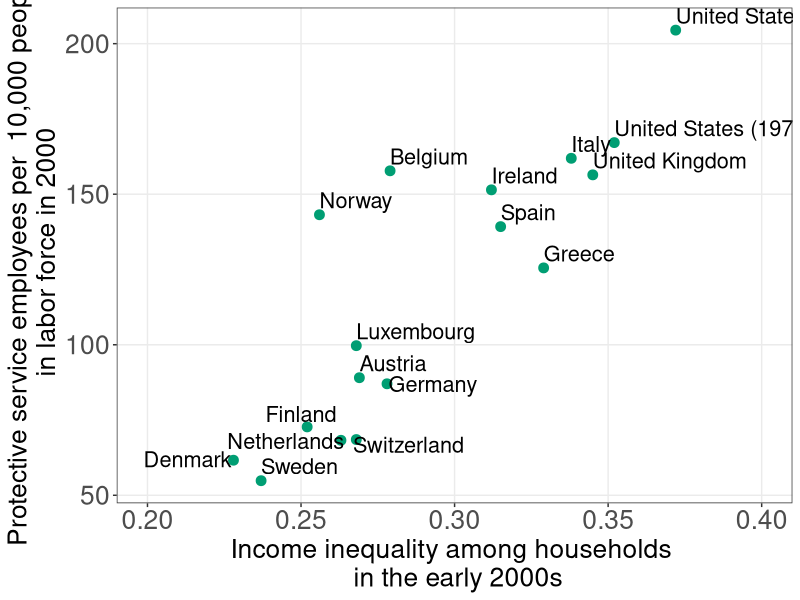
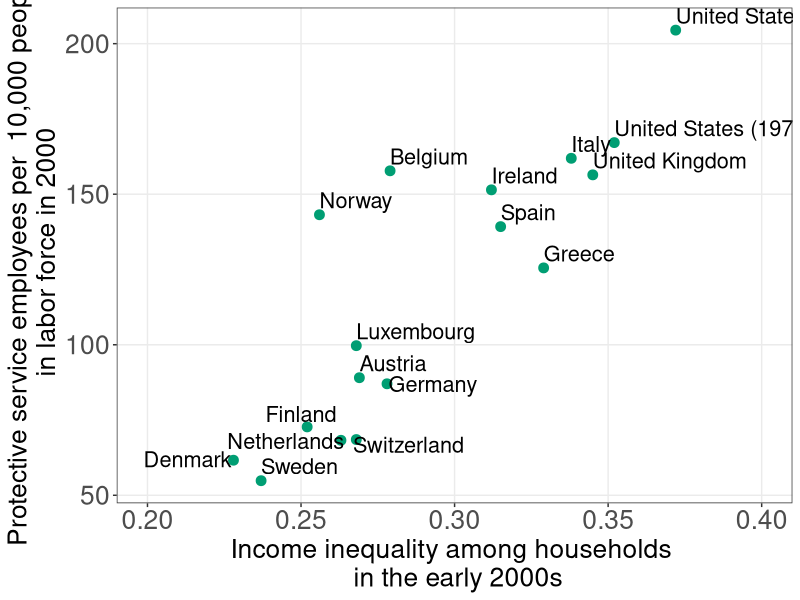

These charts were generated, in order, by the following R code:
library(ggplot2)
library(readxl)
library(dplyr)

CBCols <- c("#009E73","#0072B2","#E69F00","#CC79A7", "#F0E442","#D55E00")

Data <- read_excel("public_mechanism/cross country figure data.xls")

Data <- Data %>%
  mutate(country  = na_if(country, "Switzerland")) %>%
  mutate(country = na_if(country, "Germany")) %>%
  mutate(country = na_if(country, "Finland")) %>%
  mutate(country = na_if(country, "Netherlands")) %>%
  mutate(country = na_if(country, "Denmark"))



Plot <- ggplot(Data, aes(x = `gini post tax and transfer`, y = `protective services employees per 10000 workers in the labor force`)) + 
  geom_point(aes(group = country), color  = CBCols[1], size = 3) + 
  geom_text(aes(label = country), hjust = 0, vjust = -0.4, size =5.5) + 
  scale_x_continuous(limits = c(.2,.4)) + 
  theme_bw() + 
  theme(legend.position = "none",
        panel.grid.minor = element_blank(),
              axis.title = element_text(size = 19),
              axis.text = element_text(size = 19)) + 
  annotate("text", x = 0.285, y = 66.8, label = "Switzerland", size =5.5 ) + 
  annotate("text", x = 0.293, y = 87, label = "Germany", size =5.5 ) + 
  annotate("text", x = 0.25, y = 77, label = "Finland", size =5.5) +
  annotate("text", x = 0.245, y = 68, label = "Netherlands", size =5.5) + 
  annotate("text", x = 0.213, y = 62, label = "Denmark", size =5.5) +
  ylab("Protective service employees per  10,000 people \n in labor force in 2000") + 
  xlab("Income inequality among households \n in the early 2000s")
  
  
Plot

ggsave(plot = Plot, "public_mechanism/cross_country.pdf", width = 9, height = 7, units = "in")
